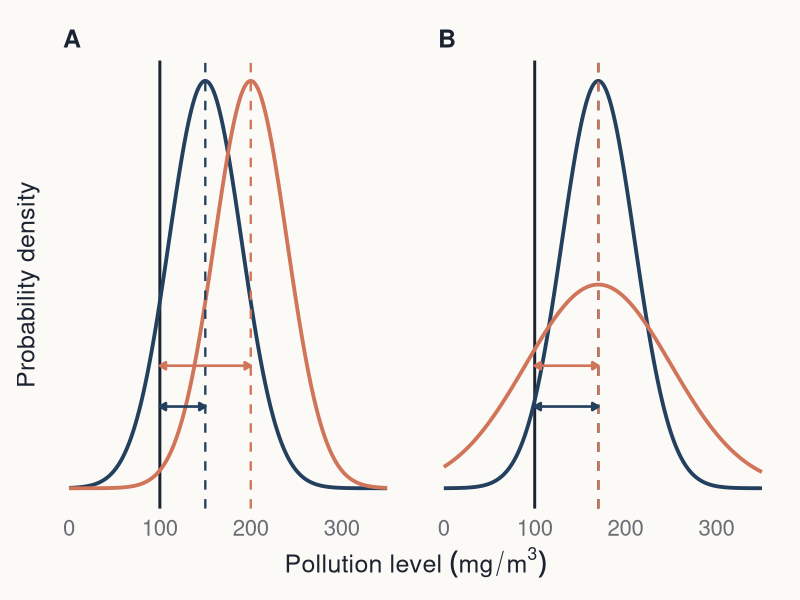
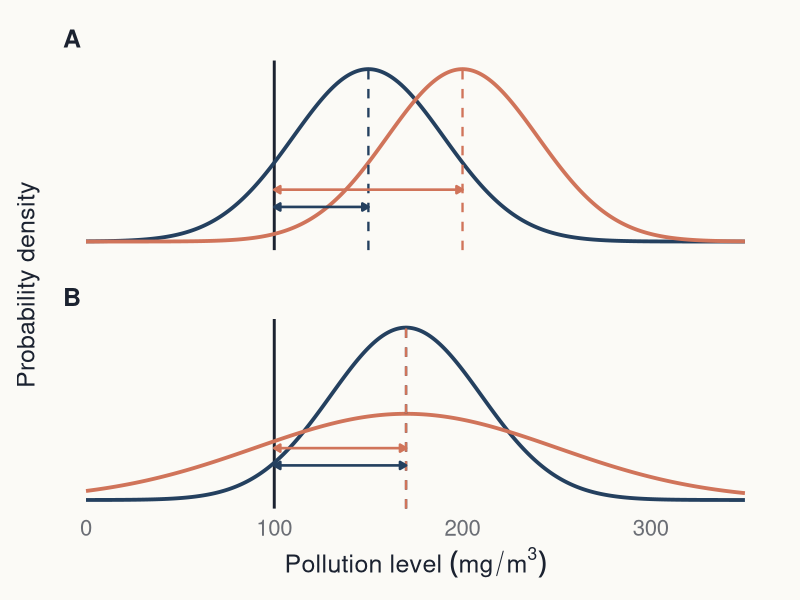
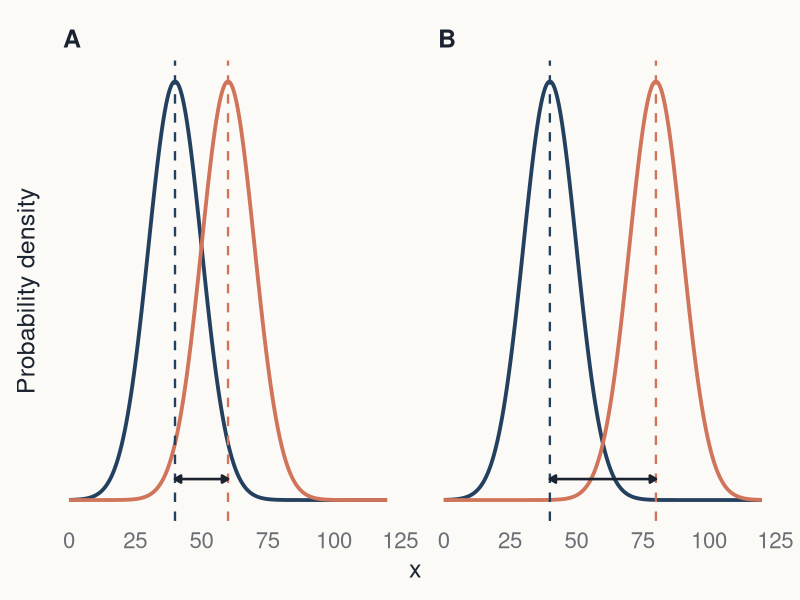
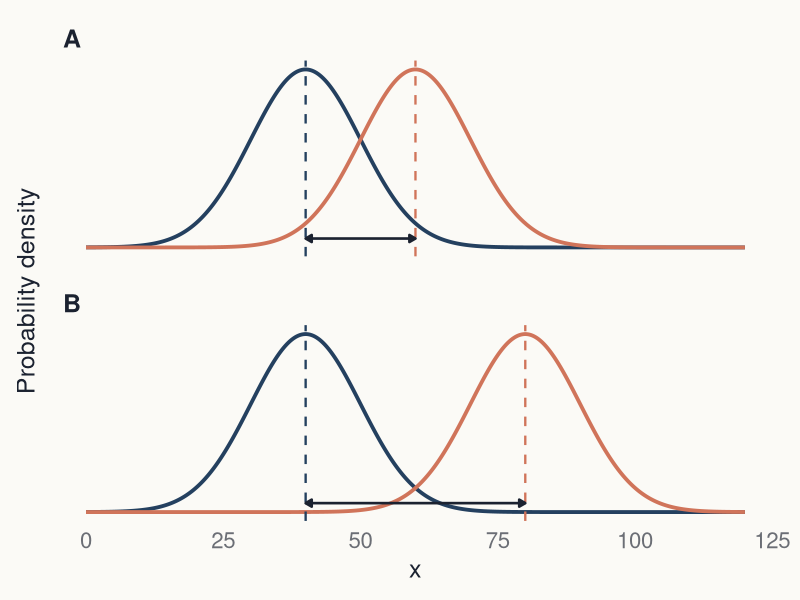
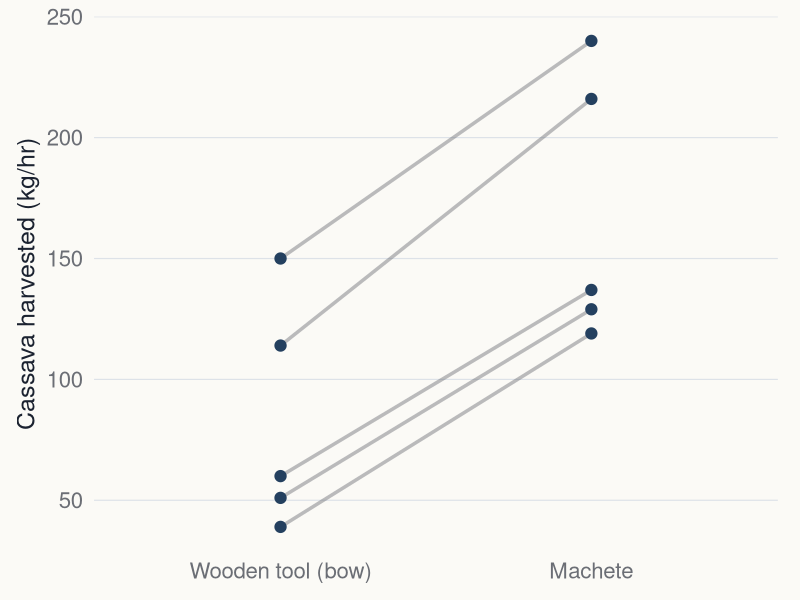
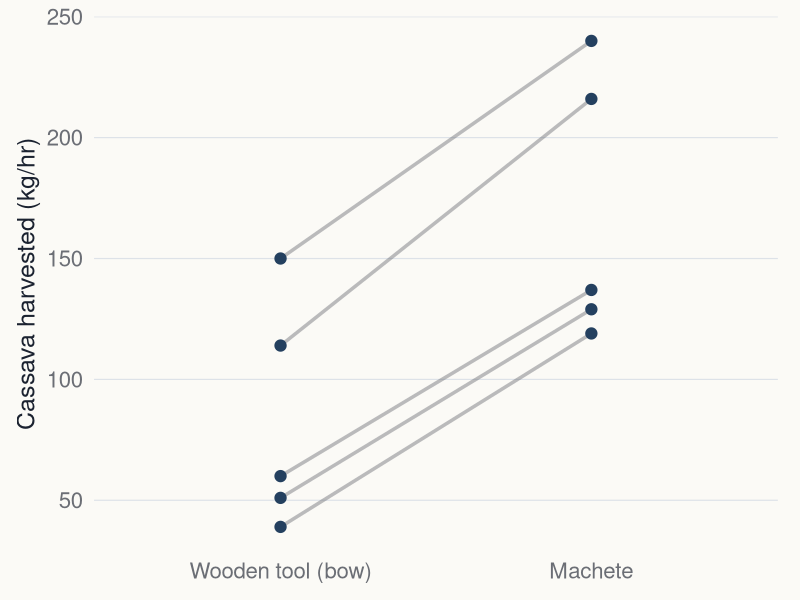
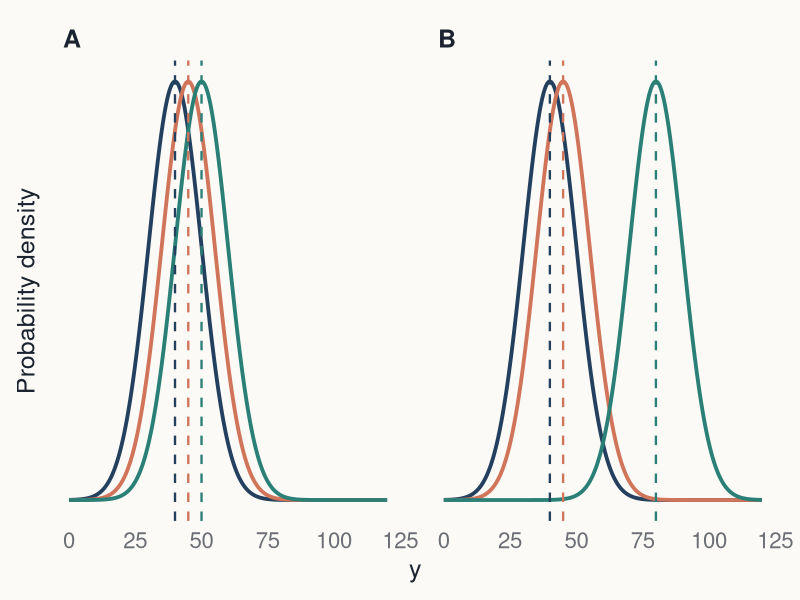
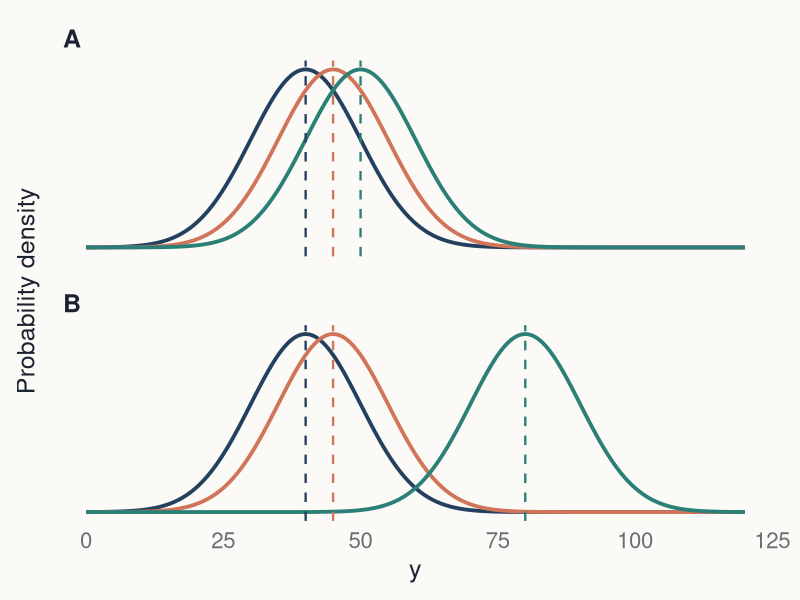

Source code (R) for these figures, in order: (Note: this script raises an error after producing the figures.)
# Load packages -----------------------------------------------------------

library(ggplot2)
library(dplyr)
library(tidyr)
library(ragg)
library(patchwork)


# Define the BB852 theme and export functions -----------------------------

bb852 <- list(
  bg       = "#FBFAF6",
  text     = "#1B2230",
  muted    = "#6B6E75",
  grid     = "#DDE2E8",
  axis     = "#BCC6D2",
  slate    = "#24405F",
  coral    = "#D0745A",
  teal     = "#2A7F76",
  grey     = "#6B6E75",
  light    = "#9FB0C4",
  panel    = "#EDEFF1"
)

bb852_discrete <- c(
  bb852$slate,
  bb852$coral,
  bb852$teal,
  bb852$grey
)

theme_bb852 <- function(
    base_size = 18,
    base_family = "Avenir Next"
) {
  theme_minimal(
    base_size = base_size,
    base_family = base_family
  ) +
    theme(
      plot.background = element_rect(
        fill = bb852$bg, colour = NA
      ),
      panel.background = element_rect(
        fill = bb852$bg, colour = NA
      ),
      panel.grid.major = element_line(
        colour = bb852$grid, linewidth = 0.4
      ),
      panel.grid.minor = element_blank(),
      axis.title = element_text(
        colour = bb852$text, size = base_size
      ),
      axis.text = element_text(
        colour = bb852$muted, size = base_size - 2
      ),
      axis.ticks = element_blank(),
      legend.position = "top",
      legend.justification = "left",
      legend.title = element_blank(),
      legend.text = element_text(
        colour = bb852$text, size = base_size - 2
      ),
      legend.background = element_rect(
        fill = bb852$bg, colour = NA
      ),
      legend.key = element_rect(
        fill = bb852$bg, colour = NA
      ),
      strip.text = element_text(
        colour = bb852$text,
        size = base_size - 2,
        face = "bold",
        hjust = 0
      ),
      plot.title = element_blank(),
      plot.subtitle = element_blank(),
      plot.caption = element_blank(),
      plot.margin = margin(12, 16, 12, 12)
    )
}

scale_colour_bb852 <- function(...) {
  scale_colour_manual(values = bb852_discrete, ...)
}

scale_fill_bb852 <- function(...) {
  scale_fill_manual(values = bb852_discrete, ...)
}

scale_colour_bb852_seq <- function(...) {
  scale_colour_gradient(
    low = bb852$panel,
    high = bb852$slate,
    ...
  )
}

scale_fill_bb852_seq <- function(...) {
  scale_fill_gradient(
    low = bb852$panel,
    high = bb852$slate,
    ...
  )
}

scale_colour_bb852_div <- function(midpoint = 0, ...) {
  scale_colour_gradient2(
    low = bb852$teal,
    mid = "#F2F2EE",
    high = bb852$coral,
    midpoint = midpoint,
    ...
  )
}

scale_fill_bb852_div <- function(midpoint = 0, ...) {
  scale_fill_gradient2(
    low = bb852$teal,
    mid = "#F2F2EE",
    high = bb852$coral,
    midpoint = midpoint,
    ...
  )
}

bb852_sizes <- list(
  full     = c(11.73, 3.95),
  takeaway = c(7.40, 4.25),
  half     = c(5.57, 4.25),
  third    = c(3.64, 5.30),
  slide    = c(13.33, 7.50)
)

save_bb852 <- function(
    plot,
    filename,
    layout = "full"
) {
  size <- bb852_sizes[[layout]]

  if (is.null(size)) {
    stop(
      "layout must be one of: ",
      paste(names(bb852_sizes), collapse = ", ")
    )
  }

  ggsave(
    paste0(filename, ".png"),
    plot,
    width = size[1],
    height = size[2],
    units = "in",
    dpi = 300,
    device = ragg::agg_png,
    bg = bb852$bg
  )

  invisible(filename)
}

available_fonts <- unique(systemfonts::system_fonts()$family)
bb852_font <- if ("Avenir Next" %in% available_fonts) {
  "Avenir Next"
} else {
  "Helvetica"
}


output_root <- file.path(
  "lecture_figures",
  "statistics_roadmap",
  "output"
)
unlink(output_root, recursive = TRUE)
full_output_directory <- file.path(output_root, "full")
half_output_directory <- file.path(output_root, "half")
dir.create(full_output_directory, recursive = TRUE, showWarnings = FALSE)
dir.create(half_output_directory, recursive = TRUE, showWarnings = FALSE)

save_figure_versions <- function(plot, filename, half_plot = plot) {
  save_bb852(
    plot,
    file.path(full_output_directory, filename),
    layout = "full"
  )
  save_bb852(
    half_plot,
    file.path(half_output_directory, filename),
    layout = "half"
  )
}


# Helper for normal-curve concept figures ---------------------------------

# Each row of `curves` defines one normal distribution: a panel label, a
# group, a mean and an SD. Returns density values on a regular grid.
normal_curve_data <- function(curves, x_range, n = 401) {
  x_grid <- seq(x_range[1], x_range[2], length.out = n)

  bind_rows(lapply(seq_len(nrow(curves)), function(i) {
    data.frame(
      panel = curves$panel[i],
      group = curves$group[i],
      x = x_grid,
      density = dnorm(x_grid, curves$mean[i], curves$sd[i])
    )
  }))
}

# Panel strips ("A", "B") are used instead of plot titles, so the panels
# can be placed side by side (full) or stacked (half).
concept_theme <- function() {
  theme_bb852(base_family = bb852_font) +
    theme(
      panel.grid.major.x = element_blank(),
      panel.grid.major.y = element_blank(),
      axis.text.y = element_blank(),
      legend.position = "none",
      strip.text = element_text(
        colour = bb852$text,
        size = 18,
        face = "bold",
        hjust = 0
      ),
      panel.spacing = grid::unit(18, "pt")
    )
}


# Generate Figure 1: one-sample t-test concept -----------------------------

one_sample_curves <- data.frame(
  panel = c("A", "A", "B", "B"),
  group = c("first", "second", "first", "second"),
  mean = c(150, 200, 170, 170),
  sd = c(40, 40, 40, 80)
)

one_sample_density <- normal_curve_data(one_sample_curves, c(0, 350))

one_sample_arrows <- one_sample_curves %>%
  mutate(
    y = ifelse(group == "first", 0.0020, 0.0030),
    x = 100
  )

one_sample_colours <- c(first = bb852$slate, second = bb852$coral)

one_sample_base <- ggplot(one_sample_density, aes(x = x, y = density)) +
  geom_vline(
    xintercept = 100,
    colour = bb852$text,
    linewidth = 1
  ) +
  geom_line(aes(colour = group), linewidth = 1.3) +
  geom_vline(
    data = one_sample_curves,
    aes(xintercept = mean, colour = group),
    linetype = "dashed",
    linewidth = 0.8
  ) +
  geom_segment(
    data = one_sample_arrows,
    aes(x = x, xend = mean, y = y, yend = y, colour = group),
    linewidth = 0.9,
    arrow = grid::arrow(
      ends = "both",
      type = "closed",
      length = grid::unit(0.07, "inches")
    )
  ) +
  scale_colour_manual(values = one_sample_colours) +
  scale_x_continuous(breaks = seq(0, 300, by = 100)) +
  labs(
    x = expression(Pollution ~ level ~ (mg / m^3)),
    y = "Probability density"
  ) +
  concept_theme()

figure_1 <- one_sample_base + facet_wrap(~panel, nrow = 1)
figure_1_half <- one_sample_base + facet_wrap(~panel, ncol = 1)


# Generate Figure 2: two-sample t-test concept -----------------------------

two_sample_curves <- data.frame(
  panel = c("A", "A", "B", "B"),
  group = c("first", "second", "first", "second"),
  mean = c(40, 60, 40, 80),
  sd = c(10, 10, 10, 10)
)

two_sample_density <- normal_curve_data(two_sample_curves, c(0, 120))

two_sample_arrows <- two_sample_curves %>%
  group_by(panel) %>%
  summarise(x = min(mean), xend = max(mean), .groups = "drop") %>%
  mutate(y = 0.002)

two_sample_base <- ggplot(two_sample_density, aes(x = x, y = density)) +
  geom_line(aes(colour = group), linewidth = 1.3) +
  geom_vline(
    data = two_sample_curves,
    aes(xintercept = mean, colour = group),
    linetype = "dashed",
    linewidth = 0.8
  ) +
  geom_segment(
    data = two_sample_arrows,
    aes(x = x, xend = xend, y = y, yend = y),
    colour = bb852$text,
    linewidth = 0.9,
    arrow = grid::arrow(
      ends = "both",
      type = "closed",
      length = grid::unit(0.07, "inches")
    )
  ) +
  scale_colour_manual(values = one_sample_colours) +
  scale_x_continuous(breaks = seq(0, 125, by = 25)) +
  labs(x = "x", y = "Probability density") +
  concept_theme()

figure_2 <- two_sample_base + facet_wrap(~panel, nrow = 1)
figure_2_half <- two_sample_base + facet_wrap(~panel, ncol = 1)


# Generate Figure 3: paired t-test (cassava tool use) ----------------------

tool_use <- read.csv("CourseData/toolUse.csv", fileEncoding = "UTF-8-BOM")
tool_use$tool <- factor(tool_use$tool, levels = c("bow", "machete"))

stopifnot(
  nrow(tool_use) == 10,
  all(table(tool_use$subjectID) == 2),
  !anyNA(tool_use$amount)
)

figure_3 <- ggplot(
  tool_use,
  aes(x = tool, y = amount, group = subjectID)
) +
  geom_line(
    colour = bb852$grey,
    linewidth = 1.2,
    alpha = 0.45
  ) +
  geom_point(colour = bb852$slate, size = 3.5) +
  scale_x_discrete(labels = c(bow = "Wooden tool (bow)", machete = "Machete")) +
  labs(x = NULL, y = "Cassava harvested (kg/hr)") +
  theme_bb852(base_family = bb852_font) +
  theme(panel.grid.major.x = element_blank())


# Generate Figure 4: one-way ANOVA concept ---------------------------------

anova_curves <- data.frame(
  panel = rep(c("A", "B"), each = 3),
  group = rep(c("first", "second", "third"), times = 2),
  mean = c(40, 45, 50, 40, 45, 80),
  sd = 10
)

anova_density <- normal_curve_data(anova_curves, c(0, 120))

anova_colours <- c(
  first = bb852$slate,
  second = bb852$coral,
  third = bb852$teal
)

anova_base <- ggplot(anova_density, aes(x = x, y = density)) +
  geom_line(aes(colour = group), linewidth = 1.3) +
  geom_vline(
    data = anova_curves,
    aes(xintercept = mean, colour = group),
    linetype = "dashed",
    linewidth = 0.8
  ) +
  scale_colour_manual(values = anova_colours) +
  scale_x_continuous(breaks = seq(0, 125, by = 25)) +
  labs(x = "y", y = "Probability density") +
  concept_theme()

figure_4 <- anova_base + facet_wrap(~panel, nrow = 1)
figure_4_half <- anova_base + facet_wrap(~panel, ncol = 1)


# Generate Figure 5: one-way ANOVA (espresso foam) -------------------------

espresso <- read.csv("CourseData/espresso.csv")
espresso$method <- factor(espresso$method, levels = c("BM", "HIP", "IES"))

stopifnot(
  nrow(espresso) == 27,
  !anyNA(espresso$foamIndx),
  nlevels(espresso$method) == 3
)

set.seed(43)
figure_5 <- ggplot(espresso, aes(x = method, y = foamIndx)) +
  geom_boxplot(
    width = 0.5,
    fill = bb852$panel,
    colour = bb852$muted,
    linewidth = 0.7,
    outlier.shape = NA
  ) +
  geom_jitter(
    colour = bb852$slate,
    size = 3.2,
    width = 0.12,
    height = 0
  ) +
  labs(x = "Method", y = "Foam index") +
  theme_bb852(base_family = bb852_font) +
  theme(panel.grid.major.x = element_blank())


# Simulate data and generate Figure 6: linear regression ------------------

# Illustrative simulated data (no course dataset): y = 0.2 + 1.5x + noise.
set.seed(8521)
regression_data <- data.frame(x = runif(30, 0, 10)) %>%
  mutate(y = 0.2 + 1.5 * x + rnorm(n(), 0, 1.3))

regression_fit <- lm(y ~ x, data = regression_data)
stopifnot(coef(regression_fit)[["x"]] > 1)

figure_6 <- ggplot(regression_data, aes(x = x, y = y)) +
  geom_smooth(
    method = "lm",
    formula = y ~ x,
    se = FALSE,
    colour = bb852$coral,
    linewidth = 1.3
  ) +
  geom_point(colour = bb852$slate, size = 3.2) +
  labs(x = "x", y = "y") +
  theme_bb852(base_family = bb852_font)


# Simulate data and generate Figure 7: ANCOVA -----------------------------

# Illustrative simulated data: two groups with a common slope and
# different intercepts.
set.seed(8522)
ancova_data <- data.frame(
  group = factor(rep(c("A", "B"), each = 15)),
  x = runif(30, 0, 10)
) %>%
  mutate(y = ifelse(group == "A", 4, 0.5) + 1.4 * x + rnorm(n(), 0, 1.2))

ancova_fit <- lm(y ~ x + group, data = ancova_data)
ancova_lines <- expand.grid(
  x = c(0, 10),
  group = levels(ancova_data$group)
) %>%
  mutate(y = predict(ancova_fit, newdata = .))

figure_7 <- ggplot(ancova_data, aes(x = x, y = y, colour = group)) +
  geom_line(data = ancova_lines, linewidth = 1.3) +
  geom_point(size = 3.2) +
  scale_colour_manual(values = c(A = bb852$coral, B = bb852$slate)) +
  labs(x = "x", y = "y") +
  theme_bb852(base_family = bb852_font)


# Simulate data and generate Figure 8: multiple regression ----------------

# Illustrative simulated data: a response (NTAV) explained by two
# continuous variables (age and weight); lines show fitted values at
# fixed weights.
set.seed(8523)
multiple_data <- data.frame(
  age = runif(120, 35, 85),
  weight = runif(120, 40, 90)
) %>%
  mutate(
    NTAV = -25 + 0.45 * age + 0.9 * weight +
      0.012 * age * weight + rnorm(n(), 0, 14)
  )

multiple_fit <- lm(NTAV ~ age * weight, data = multiple_data)
multiple_lines <- expand.grid(
  age = c(35, 85),
  weight = seq(40, 90, by = 10)
) %>%
  mutate(NTAV = predict(multiple_fit, newdata = .))

figure_8 <- ggplot(
  multiple_data,
  aes(x = age, y = NTAV, colour = weight)
) +
  geom_line(
    data = multiple_lines,
    aes(group = weight),
    linewidth = 1.1
  ) +
  geom_point(size = 2.8, alpha = 0.9) +
  scale_colour_gradient(
    low = bb852$light,
    high = bb852$slate,
    name = "Weight",
    breaks = seq(40, 90, by = 10)
  ) +
  labs(x = "Age", y = "NTAV") +
  theme_bb852(base_family = bb852_font) +
  theme(
    legend.position = "right",
    legend.title = element_text(colour = bb852$text, size = 16),
    legend.key.height = grid::unit(28, "pt")
  )


# Simulate data and generate Figure 9: model comparison -------------------

# Three candidate models fitted to the same kind of data: separate slopes
# and intercepts (interaction), separate intercepts (ANCOVA), and a single
# regression line ignoring group.
set.seed(8524)
comparison_data <- data.frame(
  group = factor(rep(c("A", "B"), each = 15)),
  x = runif(30, 0, 10)
) %>%
  mutate(
    y = ifelse(group == "A", 4.5 + 1.0 * x, 1 + 1.45 * x) +
      rnorm(n(), 0, 1.2)
  )

model_lines <- function(fit, label, by_group = TRUE) {
  grid <- expand.grid(x = c(0, 10), group = levels(comparison_data$group))
  grid$y <- predict(fit, newdata = grid)
  if (!by_group) grid$group <- "All"
  grid$model <- label
  distinct(grid)
}

model_labels <- c(
  "y ~ x * group",
  "y ~ x + group",
  "y ~ x"
)

comparison_lines <- bind_rows(
  model_lines(lm(y ~ x * group, comparison_data), model_labels[1]),
  model_lines(lm(y ~ x + group, comparison_data), model_labels[2]),
  model_lines(lm(y ~ x, comparison_data), model_labels[3], by_group = FALSE)
) %>%
  mutate(model = factor(model, levels = model_labels))

comparison_points <- bind_rows(lapply(model_labels, function(label) {
  mutate(comparison_data, model = label)
})) %>%
  mutate(model = factor(model, levels = model_labels))

comparison_colours <- c(
  A = bb852$coral,
  B = bb852$slate,
  All = bb852$text
)

comparison_base <- ggplot(
  comparison_points,
  aes(x = x, y = y, colour = group)
) +
  geom_line(
    data = comparison_lines,
    aes(group = group),
    linewidth = 1.3
  ) +
  geom_point(size = 2.6) +
  scale_colour_manual(
    values = comparison_colours,
    breaks = c("A", "B")
  ) +
  labs(x = "x", y = "y") +
  theme_bb852(base_family = bb852_font) +
  theme(
    strip.text = element_text(
      colour = bb852$text,
      size = 16,
      face = "bold",
      family = "mono",
      hjust = 0
    ),
    panel.spacing = grid::unit(18, "pt")
  )

figure_9 <- comparison_base + facet_wrap(~model, nrow = 1)
figure_9_half <- comparison_base +
  facet_wrap(~model, ncol = 1) +
  theme(
    legend.position = "none",
    strip.text = element_text(size = 13, family = "mono", face = "bold",
                              colour = bb852$text, hjust = 0),
    axis.text = element_text(size = 12),
    panel.spacing = grid::unit(6, "pt")
  )


# Simulate data and generate Figure 10: binomial GLM ----------------------

# Illustrative simulated success/failure data with a steep logistic
# relationship to x.
set.seed(8525)
binomial_data <- data.frame(x = runif(60, -90, 90)) %>%
  mutate(y = rbinom(n(), 1, plogis(0.12 * x)))

binomial_fit <- glm(y ~ x, family = binomial, data = binomial_data)
binomial_curve <- data.frame(x = seq(-100, 100, length.out = 400)) %>%
  mutate(y = predict(binomial_fit, newdata = ., type = "response"))

figure_10 <- ggplot(binomial_data, aes(x = x, y = y)) +
  geom_line(
    data = binomial_curve,
    colour = bb852$coral,
    linewidth = 1.3
  ) +
  geom_point(
    colour = bb852$slate,
    size = 3,
    alpha = 0.7,
    position = position_jitter(width = 0, height = 0.015, seed = 1)
  ) +
  scale_y_continuous(breaks = seq(0, 1, by = 0.25)) +
  labs(x = "x", y = "Probability of success") +
  theme_bb852(base_family = bb852_font)


# Simulate data and generate Figure 11: Poisson GLM -----------------------

# Illustrative simulated count data with a log-linear relationship to x.
set.seed(8526)
poisson_data <- data.frame(x = runif(70, 0, 10)) %>%
  mutate(y = rpois(n(), exp(0.05 + 0.25 * x)))

poisson_fit <- glm(y ~ x, family = poisson, data = poisson_data)
poisson_curve <- data.frame(x = seq(0, 10, length.out = 200)) %>%
  mutate(y = predict(poisson_fit, newdata = ., type = "response"))

figure_11 <- ggplot(poisson_data, aes(x = x, y = y)) +
  geom_line(
    data = poisson_curve,
    colour = bb852$coral,
    linewidth = 1.3
  ) +
  geom_point(colour = bb852$slate, size = 3, alpha = 0.85) +
  labs(x = "x", y = "Count (y)") +
  theme_bb852(base_family = bb852_font)


# Save all figures ---------------------------------------------------------

save_figure_versions(figure_1, "01_one_sample_t_test", figure_1_half)
save_figure_versions(figure_2, "02_two_sample_t_test", figure_2_half)
save_figure_versions(figure_3, "03_paired_t_test_tool_use")
save_figure_versions(figure_4, "04_anova_concept", figure_4_half)
save_figure_versions(figure_5, "05_anova_espresso")
save_figure_versions(figure_6, "06_linear_regression")
save_figure_versions(figure_7, "07_ancova")
save_figure_versions(figure_8, "08_multiple_regression")
save_figure_versions(figure_9, "09_model_comparison", figure_9_half)
save_figure_versions(figure_10, "10_glm_binomial")
save_figure_versions(figure_11, "11_glm_poisson")


# Run validation checks ---------------------------------------------------

output_stems <- c(
  "01_one_sample_t_test",
  "02_two_sample_t_test",
  "03_paired_t_test_tool_use",
  "04_anova_concept",
  "05_anova_espresso",
  "06_linear_regression",
  "07_ancova",
  "08_multiple_regression",
  "09_model_comparison",
  "10_glm_binomial",
  "11_glm_poisson"
)
expected_output_files <- c(
  file.path(full_output_directory, paste0(output_stems, ".png")),
  file.path(half_output_directory, paste0(output_stems, ".png"))
)

stopifnot(
  length(expected_output_files) == 22,
  all(file.exists(expected_output_files)),
  all(file.info(expected_output_files)$size > 0)
)

message(
  "Created full- and half-width versions of eleven BB852 statistics ",
  "roadmap figures as PNG files in ", output_root,
  ". All validation checks passed."
)
